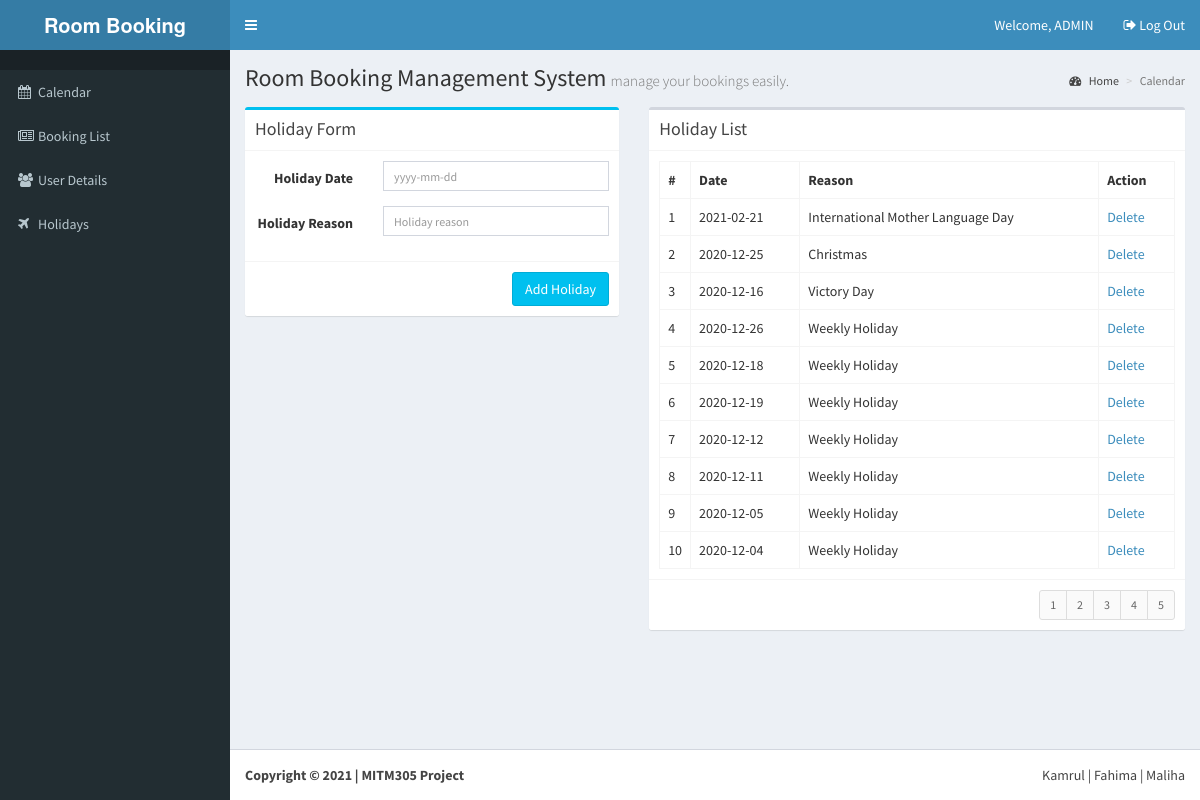
/views/?v=HOLY (signed in), run on the app's committed database.
### tables this page shows
CREATE TABLE `tbl_holidays` (
  `id` int(10) NOT NULL,
  `date` varchar(20) NOT NULL,
  `reason` varchar(100) NOT NULL,
  `bdate` varchar(100) NOT NULL
);

### views/index.php (called while the page is built, shortened)
<?php
require_once '../library/functions.php';
require_once '../include/template.php';
?>

### library/database.php (called while the page is built, shortened)
<?php
require_once 'config.php';
$dbConn = mysqli_connect ($dbHost, $dbUser, $dbPass,$dbName);
function dbQuery($sql)
{
	global $dbConn;
	$result = mysqli_query($dbConn,$sql);
	return $result;
}
function dbFetchAssoc($result)
{
	return mysqli_fetch_assoc($result);
}
function dbNumRows($result)
{
	return mysqli_num_rows($result);
}
?>

### views/holidayslist.php (the view, shortened to what this page needs)
<?php
$records = getHolidayRecords();
?>
<div class="box">
  <div class="box-header with-border">
    <h3 class="box-title">Holiday List</h3>
  </div>
  <div class="box-body">
    <table class="table table-bordered">
      <tr>
        <th style="width: 10px">#</th>
        <th>Date</th>
        <th>Reason</th>
        <th>Action</th>
      </tr>
      <?php
	  $idx = 1;
	  foreach($records as $rec) {
	  	extract($rec);
	  ?>
      <tr>
        <td><?php echo $idx++; ?></td>
        <td><?php echo $hdate; ?></a></td>
        <td><?php echo $hreason; ?></td>
        <td><a href="javascript:deleteHoliday('<?php echo $hid ?>');">Delete</a></td>
      </tr>
      <?php } ?>
    </table>
  </div>
  <div class="box-footer clearfix">
    <?php echo generateHolidayPagination(); ?> </div>
</div>

### data on the page
tbl_holidays: date "2021-02-21", reason "International Mother Language Day"
tbl_holidays: date "2020-12-25", reason "Christmas"
tbl_holidays: date "2020-12-16", reason "Victory Day"
tbl_holidays: date "2020-12-26", reason "Weekly Holiday"
tbl_holidays: date "2020-12-18", reason "Weekly Holiday"
tbl_holidays: date "2020-12-19", reason "Weekly Holiday"
tbl_holidays: date "2020-12-12", reason "Weekly Holiday"
tbl_holidays: date "2020-12-11", reason "Weekly Holiday"
tbl_holidays: date "2020-12-05", reason "Weekly Holiday"
tbl_holidays: date "2020-12-04", reason "Weekly Holiday"

### other printed values
$_SESSION['calendar_fd_user']['name'] "ADMIN"
